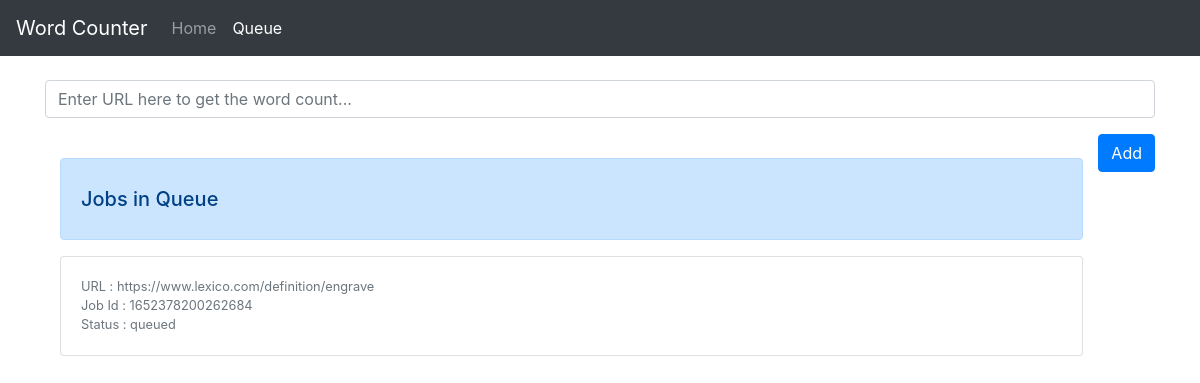
The app's page /qjobs with its own data.
### routes.py (models this page shows, shortened)
class jobsdb(db.Model):
    jobid = db.Column(db.Integer, primary_key=True)
    url = db.Column(db.String, nullable=False, primary_key=False)
    status = db.Column(db.String, nullable=False, primary_key=False)
    jobresult = db.Column(db.String, nullable=False, primary_key=False)
    isActive = db.Column(db.Boolean, nullable=False, primary_key=False)
    timeTaken = db.Column(db.String, nullable=False, primary_key=False)

### routes.py (the view)
@app.route("/qjobs")
def qjobs():
    pjobs = db.session.query(jobsdb).filter(jobsdb.status == 'queued')
    print(pjobs)
    return render_template('pendingjobs.html',pjobs=pjobs)

### templates/pendingjobs.html (shortened to what this page needs)
<!DOCTYPE html>
<html>
  <head>
    <link rel="stylesheet" href="https://stackpath.bootstrapcdn.com/bootstrap/4.3.1/css/bootstrap.min.css">
  </head>
  <body>
    <nav class="navbar navbar-expand-lg navbar-dark bg-dark">
      <a class="navbar-brand" href="#">Word Counter</a>
      <div class="collapse navbar-collapse" id="navbarNavDropdown">
        <ul class="navbar-nav">
          <li class="nav-item ">
            <a class="nav-link" href="index">Home <span class="sr-only">(current)</span></a>
          </li>
          <li class="nav-item active">
            <a class="nav-link" href="qjobs">Queue</a>
          </li>
        </ul>
      </div>
    </nav>
<br />
    <div class="container">
      <form role="form" method='POST' action='/'>
        <div class="form-group">
          <input type="text" name="url" class="form-control" id="url-box" placeholder="Enter URL here to get the word count..."  autofocus required>
        </div>
        <button style="float: right;" type="submit" class="btn btn-primary">Add</button>
      </form>
      <br>
    </div>
    <div class="container">
    <div class="row">
      <div class="col">
    <div class="alert alert-primary" role="alert">
        <h5 class="mt-3 mb-3">Jobs in Queue</h5>
    </div>
        {% if pjobs %}
        {% for job in pjobs %}
        <div class="card mb-3">
          <div class="card-body">
            <small class="text-muted d-block">URL : {{ job.url }}</small>
            <small class="text-muted d-block">Job Id : {{ job.jobid }}</small>
            <small class="text-muted d-block">Status : {{ job.status }}</small>
          </div>
        </div>
        {% endfor %}
        {% else %}
        <p>No jobs in the Database</p>
        {% endif %}
      </div>
    </div>
  </div>
     </body>
</html>

### records on screen
jobsdb: url "https://www.lexico.com/definition/engrave", jobid "1652378200262684", status "queued"
